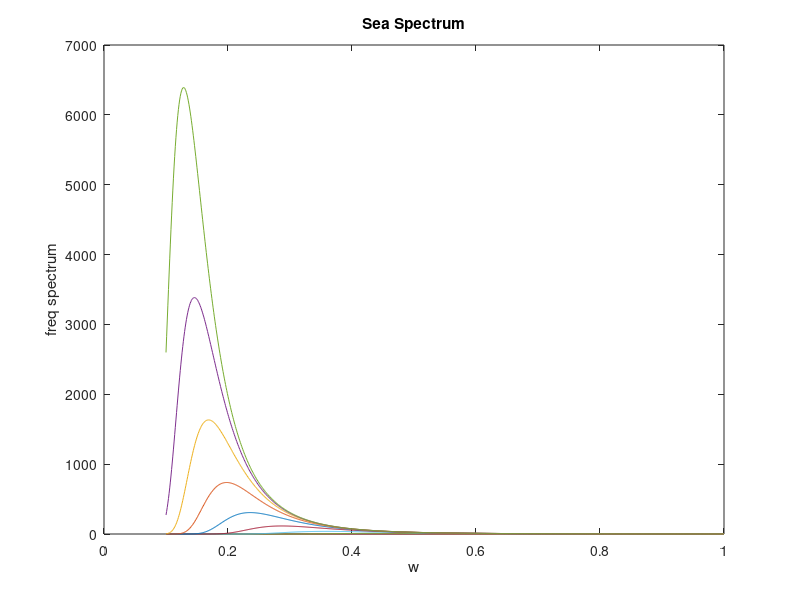
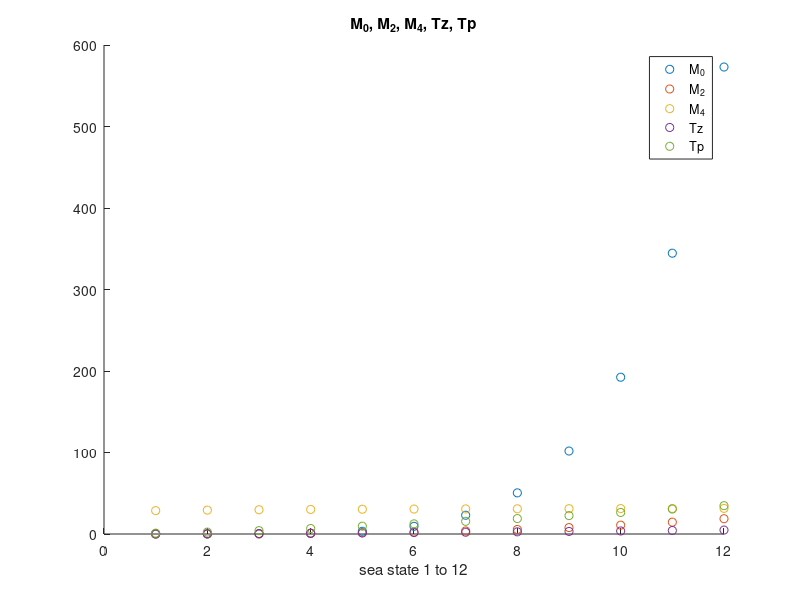

The MATLAB script that drew these images, in order:
sea_vel =[2, 4.5, 8, 13, 18.5, 24, 30, 36.5, 43.5, 51, 59, 67]

w = 0.1:0.001:1.0
g = 9.81

PMspectrum = @(w, u, g) ((0.0081 * g^2) ./ (w.^5))  .* exp(-0.74 .* (g ./(w .* u)).^4)

plot(w, PMspectrum(w, sea_vel(1), g))
title("Sea Spectrum")
xlabel("w")
ylabel("freq spectrum")

for i = 2:length(sea_vel)
    hold on
    plot(w, PMspectrum(w, sea_vel(i), g))
end


M_0 = zeros(1,length(sea_vel)); M_2 = zeros(1,length(sea_vel)); M_4 = zeros(1,length(sea_vel))
Tz = zeros(1,length(sea_vel)); Tp = zeros(1,length(sea_vel))

for i = 1:length(sea_vel)
    M_0(i) = integral(@(w)PMspectrum(w, sea_vel(i), g), 0, Inf)
    M_2(i) = integral(@(w) (w.^2 .* PMspectrum(w, sea_vel(i), g)), 0, Inf)
    M_4(i) = integral(@(w) (w.^4 .* PMspectrum(w, sea_vel(i), g)), 0, Inf)
    Tz(i) = 2 * pi * sqrt(M_0(i)/M_2(i))
    Tp(i) = 2 * pi * sqrt(M_2(i)/M_4(i))
end

figure

ss = 1:12
scatter(ss, M_0)
title("M_0, M_2, M_4, Tz, Tp")
xlabel("sea state 1 to 12")
hold on
scatter(ss, M_2)
hold on
scatter(ss, M_4)
hold on
scatter(ss, Tp)
hold on
scatter(ss, Tz)
legend('M_0', 'M_2', 'M_4', 'Tz', 'Tp')